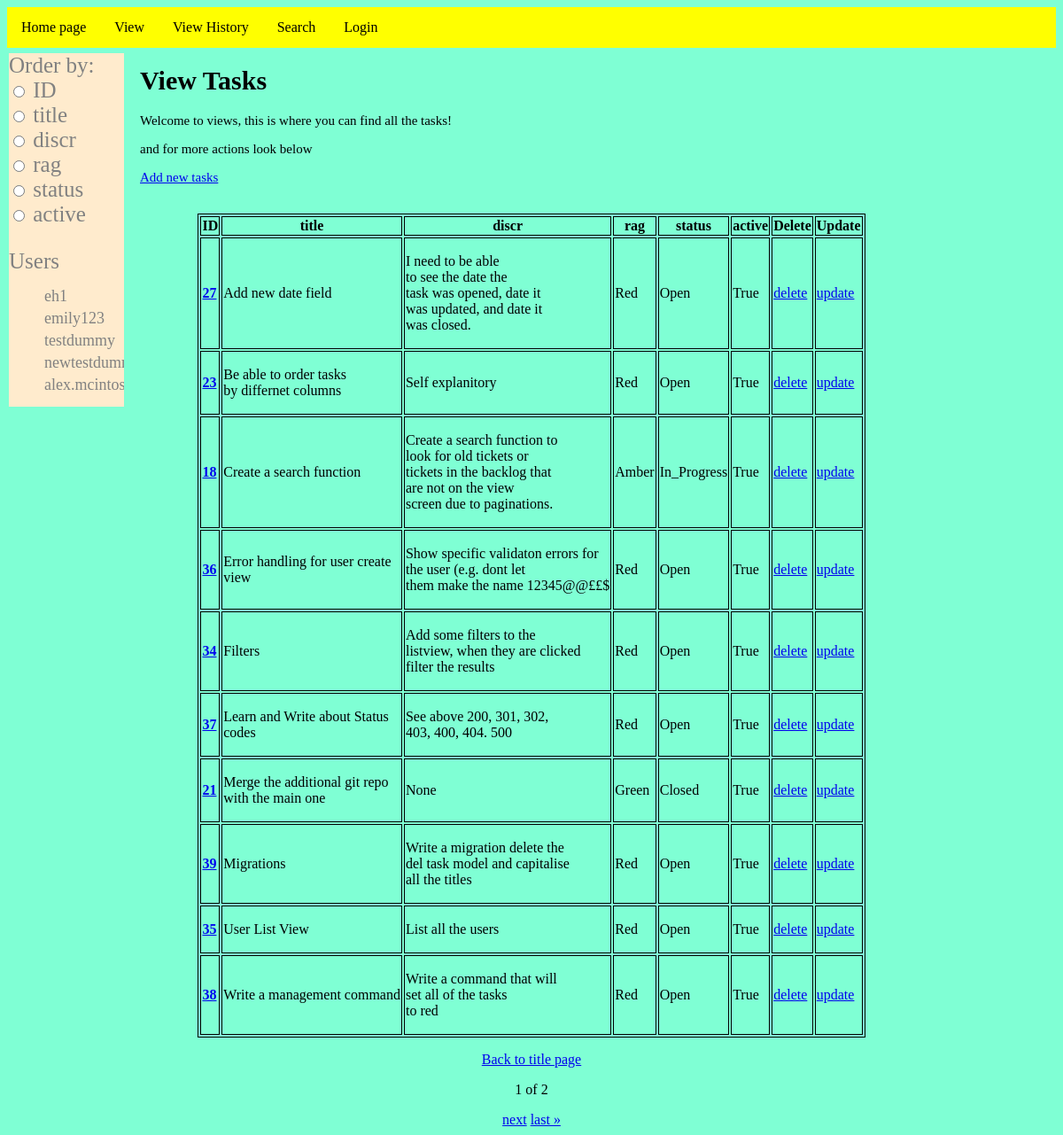
/view/, run on an earlier commit of the app's database.
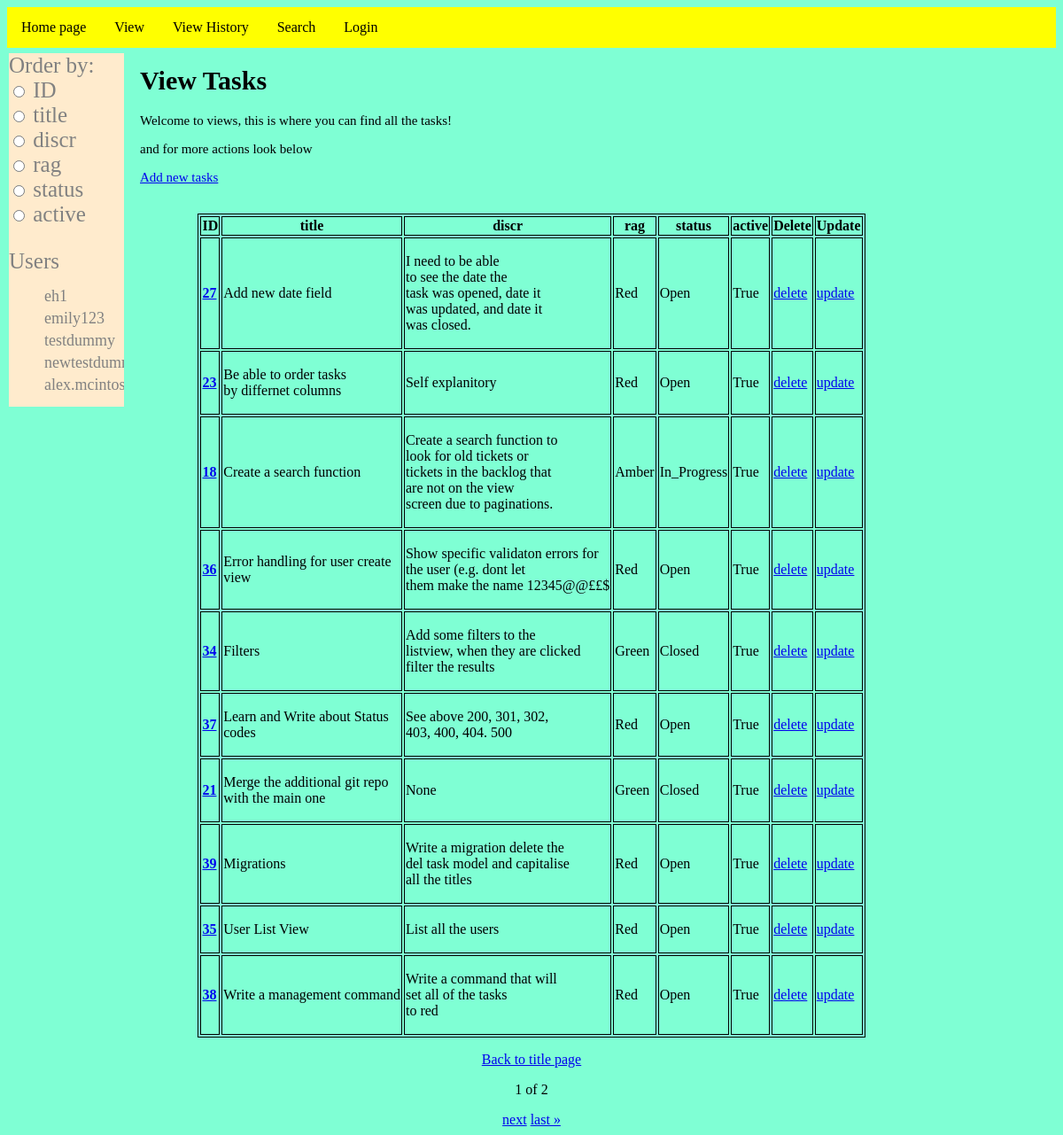
And on a later commit of the database.
### taskmanager/models.py (models this page shows, shortened)
class Task(models.Model):
    title = models.CharField(max_length=255)
    discr = models.CharField(max_length=255)
    rag = models.CharField(max_length=255)
    status = models.CharField(max_length=255)
    active = models.BooleanField()

### taskmanager/views.py (the view)
# urls.py: path("view/", views.TaskListView.as_view(), name="view_tasks"),
class TaskListView(ContextDataMixim, generic.ListView):
    model = Task
    title = "View"
    template_name = "view.html"
    context_object_name = "model"
    paginate_by = 10
    ordering = ["id"]
    def get_queryset(self) -> QuerySet[Any]:
        initial_order = self.request.GET.get("order")  #
        default_order = (
            "title"
            if initial_order not in [f.name for f in Task._meta.get_fields()]
            else initial_order
        )
        order_by = self.request.GET.get("order_by", default_order)
        return Task.objects.all().order_by(order_by)
    def get_context_data(self, **kwargs):
        context = super().get_context_data(**kwargs)
        context["order_by"] = self.request.GET.get("order_by")
        return context

### my_task_manager/custom_filters.py (called while the page is built)
@register.filter(name="add_line_breaks")
def add_line_breaks(inputted, line_break_num):
    words = inputted.split()
    result = []
    for i, word in enumerate(words, start=1):
        result.append(word)
        if i % line_break_num == 0 and i != len(words):
            result.append("\n")
    result = " ".join(result)
    return result

### taskmanager/views.py (called while the page is built)
    def get_context_data(self, **kwargs: Any) -> dict[str, Any]:
        context = super().get_context_data(**kwargs)
        context["fields"] = Task._meta.fields
        context["title"] = self.title
        context["user"] = User.objects.all()
        context["filter"] = Task.objects.order_by(**kwargs)
        return context

### taskmanager/templates/view.html (shortened to what this page needs)
{% extends "base_layout.html" %}
{% load static %} {% load mytags %}
        {% block content %}
        <div class="main">
        <body>
        <h1>View Tasks</h1>
        <p>Welcome to views, this is where you can find all the tasks!</p>
        <p>and for more actions look below</p>
        <p><a href="create">Add new tasks</a></p>
            <div class="sidenav">
                <form id="order_by" method="GET">
                    <label for="order_by">Order by:</label>
                    {% for field in fields %}
                        <br>
                        <input type="radio" id="{{ field.name }}" name="order_by" value="{{ field.name }}" onchange="submitForm()">
                        <label for="{{ field.name }}">{{ field.verbose_name }}</label>
                    {% endfor %}
                </form>
                <p>Users</p>
                {% for i in user %}
                    <ul><a href={% url "main" %}>{{i}}</a></ul>
                {% endfor %}
            </div>
        <br>
    </body>
    </div>
{% endblock %}
{% block table %}
<table class="center">
    {% for field in fields %}<th>{{ field.verbose_name }}</th>{% endfor %}
    <th>Delete</th>
    <th>Update</th>
    {% for task in model %}
        <tr>
            <td>
                <a href="{% url 'detail' task.id %}"><b>{{ task.id }}</b></a>
            </td>
            <td>{{ task.title|capfirst|add_line_breaks:5|linebreaks }}</td>
            <td>{{ task.discr|capfirst|add_line_breaks:5|linebreaks }}</td>
            <td>{{ task.rag }}</td>
            <td>{{ task.status }}</td>
            <td>{{ task.active }}</td>
            <td><a href="{% url 'delete' task.id %}">delete</a></td>
            <td><a href="{% url 'update' task.id %}">update</a></td>
        </tr>
    {% endfor %}
</table>
{% endblock %}

What changed in the data, as far as the page shows it:
changed Task "Filters": rag "Red" → "Green"; status "Open" → "Closed"
